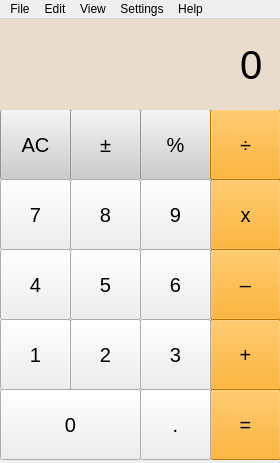
<?xml version="1.0" encoding="UTF-8"?>
<ui version="4.0">
 <class>MainWindow</class>
 <widget class="QMainWindow" name="MainWindow">
  <property name="geometry">
   <rect>
    <x>0</x>
    <y>0</y>
    <width>280</width>
    <height>463</height>
   </rect>
  </property>
  <property name="minimumSize">
   <size>
    <width>280</width>
    <height>463</height>
   </size>
  </property>
  <property name="maximumSize">
   <size>
    <width>280</width>
    <height>463</height>
   </size>
  </property>
  <property name="baseSize">
   <size>
    <width>280</width>
    <height>463</height>
   </size>
  </property>
  <property name="windowTitle">
   <string>QtCalc</string>
  </property>
  <widget class="QWidget" name="centralwidget">
   <widget class="QPushButton" name="pushButton">
    <property name="geometry">
     <rect>
      <x>0</x>
      <y>90</y>
      <width>71</width>
      <height>71</height>
     </rect>
    </property>
    <property name="styleSheet">
     <string notr="true">background: #ccc; font-size: 20px;</string>
    </property>
    <property name="text">
     <string>AC</string>
    </property>
   </widget>
   <widget class="QPushButton" name="pushButton_2">
    <property name="geometry">
     <rect>
      <x>70</x>
      <y>90</y>
      <width>71</width>
      <height>71</height>
     </rect>
    </property>
    <property name="styleSheet">
     <string notr="true">background: #ccc; font-size: 20px;</string>
    </property>
    <property name="text">
     <string>±</string>
    </property>
   </widget>
   <widget class="QPushButton" name="pushButton_3">
    <property name="geometry">
     <rect>
      <x>140</x>
      <y>90</y>
      <width>71</width>
      <height>71</height>
     </rect>
    </property>
    <property name="styleSheet">
     <string notr="true">background: #ccc; font-size: 20px;</string>
    </property>
    <property name="text">
     <string>%</string>
    </property>
   </widget>
   <widget class="QPushButton" name="pushButton_4">
    <property name="geometry">
     <rect>
      <x>210</x>
      <y>160</y>
      <width>71</width>
      <height>71</height>
     </rect>
    </property>
    <property name="styleSheet">
     <string notr="true">background: orange; font-size: 20px;</string>
    </property>
    <property name="text">
     <string>x</string>
    </property>
   </widget>
   <widget class="QPushButton" name="pushButton_5">
    <property name="geometry">
     <rect>
      <x>210</x>
      <y>230</y>
      <width>71</width>
      <height>71</height>
     </rect>
    </property>
    <property name="styleSheet">
     <string notr="true">background: orange; font-size: 20px;</string>
    </property>
    <property name="text">
     <string>–</string>
    </property>
   </widget>
   <widget class="QPushButton" name="pushButton_6">
    <property name="geometry">
     <rect>
      <x>210</x>
      <y>300</y>
      <width>71</width>
      <height>71</height>
     </rect>
    </property>
    <property name="styleSheet">
     <string notr="true">background: orange; font-size: 20px;</string>
    </property>
    <property name="text">
     <string>+</string>
    </property>
   </widget>
   <widget class="QPushButton" name="pushButton_7">
    <property name="geometry">
     <rect>
      <x>210</x>
      <y>370</y>
      <width>71</width>
      <height>71</height>
     </rect>
    </property>
    <property name="styleSheet">
     <string notr="true">background: orange; font-size: 20px;</string>
    </property>
    <property name="text">
     <string>=</string>
    </property>
   </widget>
   <widget class="QPushButton" name="pushButton_8">
    <property name="geometry">
     <rect>
      <x>140</x>
      <y>160</y>
      <width>71</width>
      <height>71</height>
     </rect>
    </property>
    <property name="styleSheet">
     <string notr="true">font-size: 20px;</string>
    </property>
    <property name="text">
     <string>9</string>
    </property>
   </widget>
   <widget class="QPushButton" name="pushButton_9">
    <property name="geometry">
     <rect>
      <x>0</x>
      <y>160</y>
      <width>71</width>
      <height>71</height>
     </rect>
    </property>
    <property name="styleSheet">
     <string notr="true">font-size: 20px;</string>
    </property>
    <property name="text">
     <string>7</string>
    </property>
   </widget>
   <widget class="QPushButton" name="pushButton_11">
    <property name="geometry">
     <rect>
      <x>70</x>
      <y>160</y>
      <width>71</width>
      <height>71</height>
     </rect>
    </property>
    <property name="styleSheet">
     <string notr="true">font-size: 20px;</string>
    </property>
    <property name="text">
     <string>8</string>
    </property>
   </widget>
   <widget class="QPushButton" name="pushButton_10">
    <property name="geometry">
     <rect>
      <x>0</x>
      <y>230</y>
      <width>71</width>
      <height>71</height>
     </rect>
    </property>
    <property name="styleSheet">
     <string notr="true">font-size: 20px;</string>
    </property>
    <property name="text">
     <string>4</string>
    </property>
   </widget>
   <widget class="QPushButton" name="pushButton_12">
    <property name="geometry">
     <rect>
      <x>140</x>
      <y>230</y>
      <width>71</width>
      <height>71</height>
     </rect>
    </property>
    <property name="styleSheet">
     <string notr="true">font-size: 20px;</string>
    </property>
    <property name="text">
     <string>6</string>
    </property>
   </widget>
   <widget class="QPushButton" name="pushButton_13">
    <property name="geometry">
     <rect>
      <x>70</x>
      <y>230</y>
      <width>71</width>
      <height>71</height>
     </rect>
    </property>
    <property name="styleSheet">
     <string notr="true">font-size: 20px;</string>
    </property>
    <property name="text">
     <string>5</string>
    </property>
   </widget>
   <widget class="QPushButton" name="pushButton_14">
    <property name="geometry">
     <rect>
      <x>0</x>
      <y>300</y>
      <width>71</width>
      <height>71</height>
     </rect>
    </property>
    <property name="styleSheet">
     <string notr="true">font-size: 20px;</string>
    </property>
    <property name="text">
     <string>1</string>
    </property>
   </widget>
   <widget class="QPushButton" name="pushButton_15">
    <property name="geometry">
     <rect>
      <x>140</x>
      <y>300</y>
      <width>71</width>
      <height>71</height>
     </rect>
    </property>
    <property name="styleSheet">
     <string notr="true">font-size: 20px;</string>
    </property>
    <property name="text">
     <string>3</string>
    </property>
   </widget>
   <widget class="QPushButton" name="pushButton_16">
    <property name="geometry">
     <rect>
      <x>70</x>
      <y>300</y>
      <width>71</width>
      <height>71</height>
     </rect>
    </property>
    <property name="styleSheet">
     <string notr="true">font-size: 20px;</string>
    </property>
    <property name="text">
     <string>2</string>
    </property>
   </widget>
   <widget class="QPushButton" name="pushButton_17">
    <property name="geometry">
     <rect>
      <x>0</x>
      <y>370</y>
      <width>141</width>
      <height>71</height>
     </rect>
    </property>
    <property name="styleSheet">
     <string notr="true">font-size: 20px;</string>
    </property>
    <property name="text">
     <string>0</string>
    </property>
   </widget>
   <widget class="QPushButton" name="pushButton_18">
    <property name="geometry">
     <rect>
      <x>140</x>
      <y>370</y>
      <width>71</width>
      <height>71</height>
     </rect>
    </property>
    <property name="styleSheet">
     <string notr="true">font-size: 20px;</string>
    </property>
    <property name="text">
     <string>.</string>
    </property>
   </widget>
   <widget class="QPushButton" name="pushButton_19">
    <property name="geometry">
     <rect>
      <x>210</x>
      <y>90</y>
      <width>71</width>
      <height>71</height>
     </rect>
    </property>
    <property name="styleSheet">
     <string notr="true">background: orange; font-size: 20px;</string>
    </property>
    <property name="text">
     <string>÷</string>
    </property>
   </widget>
   <widget class="QLineEdit" name="lineEdit">
    <property name="geometry">
     <rect>
      <x>0</x>
      <y>0</y>
      <width>281</width>
      <height>91</height>
     </rect>
    </property>
    <property name="autoFillBackground">
     <bool>true</bool>
    </property>
    <property name="styleSheet">
     <string notr="true">font-size: 40px; padding-right: 15px; background: #E9DCCC; color: #000;</string>
    </property>
    <property name="text">
     <string>0</string>
    </property>
    <property name="frame">
     <bool>false</bool>
    </property>
    <property name="alignment">
     <set>Qt::AlignRight|Qt::AlignTrailing|Qt::AlignVCenter</set>
    </property>
   </widget>
   <zorder>pushButton</zorder>
   <zorder>pushButton_2</zorder>
   <zorder>pushButton_3</zorder>
   <zorder>pushButton_4</zorder>
   <zorder>pushButton_5</zorder>
   <zorder>pushButton_6</zorder>
   <zorder>pushButton_7</zorder>
   <zorder>pushButton_12</zorder>
   <zorder>pushButton_15</zorder>
   <zorder>pushButton_17</zorder>
   <zorder>pushButton_18</zorder>
   <zorder>pushButton_8</zorder>
   <zorder>pushButton_11</zorder>
   <zorder>pushButton_9</zorder>
   <zorder>pushButton_13</zorder>
   <zorder>pushButton_10</zorder>
   <zorder>pushButton_16</zorder>
   <zorder>pushButton_14</zorder>
   <zorder>pushButton_19</zorder>
   <zorder>lineEdit</zorder>
  </widget>
  <widget class="QMenuBar" name="menubar">
   <property name="geometry">
    <rect>
     <x>0</x>
     <y>0</y>
     <width>280</width>
     <height>22</height>
    </rect>
   </property>
   <widget class="QMenu" name="menuFile">
    <property name="title">
     <string>File</string>
    </property>
   </widget>
   <widget class="QMenu" name="menuEdit">
    <property name="title">
     <string>Edit</string>
    </property>
   </widget>
   <widget class="QMenu" name="menuView">
    <property name="title">
     <string>View</string>
    </property>
   </widget>
   <widget class="QMenu" name="menuSettings">
    <property name="title">
     <string>Settings</string>
    </property>
   </widget>
   <widget class="QMenu" name="menuHelp">
    <property name="title">
     <string>Help</string>
    </property>
    <addaction name="actionAbout_QT"/>
    <addaction name="actionAbout_QtCalc"/>
   </widget>
   <addaction name="menuFile"/>
   <addaction name="menuEdit"/>
   <addaction name="menuView"/>
   <addaction name="menuSettings"/>
   <addaction name="menuHelp"/>
  </widget>
  <action name="actionAbout_QT">
   <property name="text">
    <string>About QT</string>
   </property>
  </action>
  <action name="actionAbout_QtCalc">
   <property name="text">
    <string>About QtCalc</string>
   </property>
  </action>
 </widget>
 <resources/>
 <connections/>
</ui>
